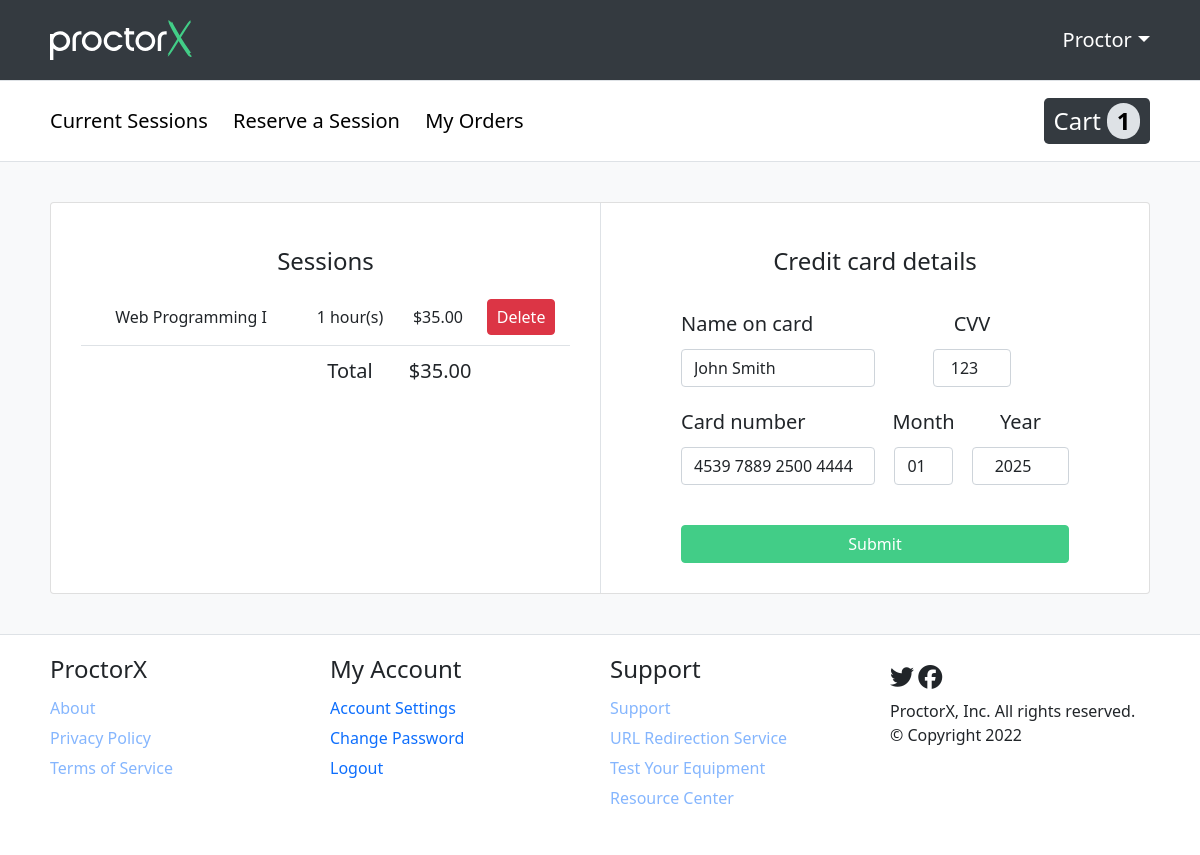
Page /student/cart (signed in) on the earlier database version.
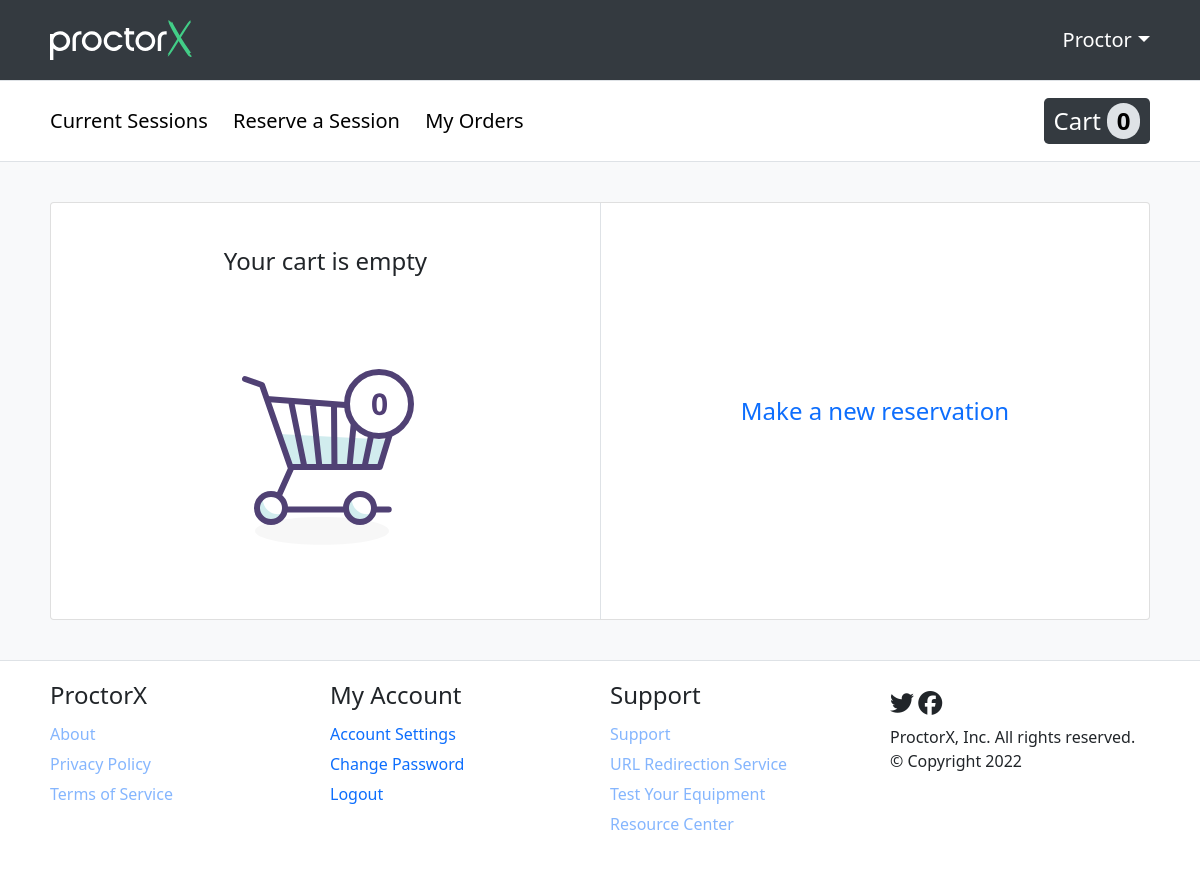
Same page on the later database version.
### proctorx/models.py (models this page shows)
class Session(models.Model):
    session_status = (
    ('scheduled', 'scheduled'),
    ('completed', 'completed'),
    ('cancelled', 'cancelled'),
    )
    payment_status = (
    ('paid', 'paid'),
    ('pending', 'pending'),
    ('rejected', 'rejected'),
    )
    student = models.ForeignKey(Student, on_delete=models.CASCADE)
    exam_date_time = models.DateTimeField(default=datetime.datetime.now())
    university = models.CharField(max_length=50)
    exam_name = models.CharField(max_length=50)
    exam_length = models.IntegerField(choices=((1,1),(2,2),(3,3)), db_column = 'exam length (hrs)', default=1)
    session_status = models.CharField(choices=session_status, max_length=20)
    date_purchased = models.DateField(null=True, blank=True)
    cost = models.DecimalField(decimal_places=2, max_digits= 9)
    payment_status = models.CharField(choices=payment_status, max_length=20)
    order = models.ForeignKey(Order, on_delete=models.CASCADE, null=True)

### proctorx/views.py (the view, shortened to what this page needs)
# urls.py: path('student/cart', views.cart),
@ login_required(login_url='/login')
def cart(request):
    if request.method == 'GET':
        unpaid_reservations = Session.objects.filter(
            student_id=request.user.id).filter(session_status='Cart')
        cart_items_number = get_cart_items_number(request.user)
        total_cost = 0
        for session in unpaid_reservations:
            total_cost += session.cost
        context = {'unpaid_reservations': unpaid_reservations,
                   'cart_items_number': cart_items_number, 'total_cost': total_cost}
        return render(request, 'cart.html', context)

### proctorx/functions.py (called while the page is built)
def get_cart_items_number(user):
    result = len(Session.objects.filter(student_id = user.id).filter(session_status = 'Cart'))
    return result

### proctorx/models.py (called while the page is built)
    def __str__(self):
        return self.first_name

### proctorx/templates/cart.html (shortened to what this page needs)
{% extends 'student_template.html' %}
{% load static %}
{% block content %}
<div class="cart-container">
    <div class="cart-container-left">
        {% if unpaid_reservations %}
        <div class="cart-container-session-heading fs-4">Sessions</div>
        {% for session in unpaid_reservations%}
        <div class="cart-container-left-sessions">
            <div sessionid={{session.id}} class="cart-session">
                <div class="cart-session-element">{{ session.exam_name }}</div>
                <div class="cart-session-element">{{ session.exam_length }} hour(s)</div>
                <div class="cart-session-element cart-session-cost">${{ session.cost }}</div>
                <div class="cart-session-element btn btn-danger delete-from-cart">Delete</div>
            </div>
        </div>
        {% endfor %}
        <div class="cart-session-total-container">
            <div class="cart-session-total fs-5">Total</div>
            <div class="cart-session-amount fs-5">${{ total_cost }}</div>
        </div>
        {% else %}
        <div class="cart-container-session-heading fs-4">Your cart is empty</div>
        <div class="cart-container-left-sessions">
            <img class="cart-empty" src={% static '/img/cart-empty.svg' %}>
        </div>
        {% endif %}
    </div>
    <div class="cart-container-right">
        {% if unpaid_reservations %}
        <div class="cc-title fs-4">Credit card details</div>
        <form class="cart-form">
            <label class="fs-5 cc-name-label" for="card-holder-name">Name on card</label>
            <label class="fs-5" for="cvv" cvv">CVV</label>
            <input class="form-control" type="text" placeholder="name on card" value="John Smith"
                name="card-holder-name">
            <input class="cc-cvv form-control" type="number" name="cvv" placeholder="cvv" value="123">
            <label class="fs-5 cc-card-number-label" for="card-number">Card number</label>
            <label class="fs-5" for="month">Month</label>
            <label class="fs-5" for="year">Year</label>
            <input class="cc-number form-control" placeholder="card number" value="4539 7889 2500 4444"
                name="card-number">
            <input class="cc-month form-control" type="number" placeholder="month" name="month" value="01">
            <input class="cc-year form-control" type="number" placeholder="year" name="year" value="2025">
            <input class="cc-submit btn btn-primary" type="submit" name="submit">
            {% else %}
            <div class="cart-empy-make-reservation">
                <a class="fs-4" href="reservation">Make a new reservation</a>
            </div>
            {% endif %}
        </form>
    </div>
</div>
{% endblock %}

### proctorx/templates/student_template.html (shortened to what this page needs)
{% load static %}
<!DOCTYPE html>
<html lang="en">
<head>
    <link href="https://cdn.jsdelivr.net/npm/bootstrap@5.0.2/dist/css/bootstrap.min.css" rel="stylesheet"
>
    <link href="{% static 'fontawesome_free/css/all.min.css' %}" rel="stylesheet" type="text/css">
    <link rel="stylesheet" type="text/css" href={% static '/css/styles.css' %}>
</head>
<body>
    <header>
        <div class="header-wrapper scale-down">
            <div class="logo">
                <a href="session">
                    <img class="brand-img" alt="ProctorX Logo" src="{% static '/img/proctorX-white.svg' %}">
                </a>
            </div>
            <div class="user-settings fs-5">
                {{ request.user }}
            </div>
        </div>
    </header>
    <div class="student-options-panel-wrapper">
        <div class="student-options-panel scale-down fs-5">
            <div class="student-links">
                <a class="session" href="session">Current Sessions</a>
                <a class="reserve" href="reservation">Reserve a Session</a>
                <a class="my-orders" href="order">My Orders</a>
            </div>
            <div class="student-cart-balance">
                <a class="cart" href="cart">Cart</a>
                <span class="student-cart-count">{{ cart_items_number }}</span>
            </div>
        </div>
    </div>
    <div class="main-wrapper">
        <main class="scale-down">
            {% block content %}
            {% endblock %}
        </main>
    </div>
    <div class="footer-wrapper">
        <footer class="scale-down">
            <div class="footer-options">
                <h4>ProctorX</h4>
                <div class="footer-sub-options fs-5">
                    <div><a class="no-redirection fs-6">About</a></div>
                    <div><a class="no-redirection fs-6">Privacy Policy</a></div>
                    <div><a class="no-redirection fs-6">Terms of Service</a></div>
                </div>
            </div>
            <div class="footer-options">
                <h4>My Account</h4>
                <div class="footer-sub-options fs-5">
                    <div><a class="fs-6" href="/student/settings">Account Settings</a></div>
                    <div><a class="fs-6" href="/student/settings#change-password">Change Password</a></div>
                    <div><a class="fs-6" href="/logout">Logout</a></div>
                </div>
            </div>
            <div class="footer-options">
                <h4>Support</h4>
                <div class="footer-sub-options fs-5">
                    <div><a class="no-redirection fs-6">Support</a></div>
                    <div><a class="no-redirection fs-6">URL Redirection Service</a></div>
                    <div><a class="no-redirection fs-6">Test Your Equipment</a></div>
                    <div><a class="no-redirection fs-6">Resource Center</a></div>
                </div>
            </div>
            <div class="footer-options">
                <div class="footer-icons">
                    <a><span class="fab fa-twitter fa-xl"></span></a>
                    <a><span class="fab fa-facebook fa-xl"></span></a>
                </div>
                <div class="footer-signature">
                    <p>ProctorX, Inc. All rights reserved.</p>
                    <p>© Copyright 2022</p>
                </div>
            </div>
        </footer>
    </div>
</body>
</html>

Differences in the rows shown:
no longer on this page (row edited): Session: exam_name "Web Programming I", exam_length "1", cost "35.00"
Other differences:
{{ cart_items_number }}: "1" → "0"
{{ total_cost }}: "35.00" → (not shown)
form field card-holder-name: "John Smith" → (not shown)
form field cvv: "123" → (not shown)
form field card-number: "4539 7889 2500 4444" → (not shown)
form field month: "01" → (not shown)
form field year: "2025" → (not shown)
text no longer shown: "Sessions Total $ Credit card details Name on card CVV Card number Month Year"
text now shown: "Your cart is empty Make a new reservation"
